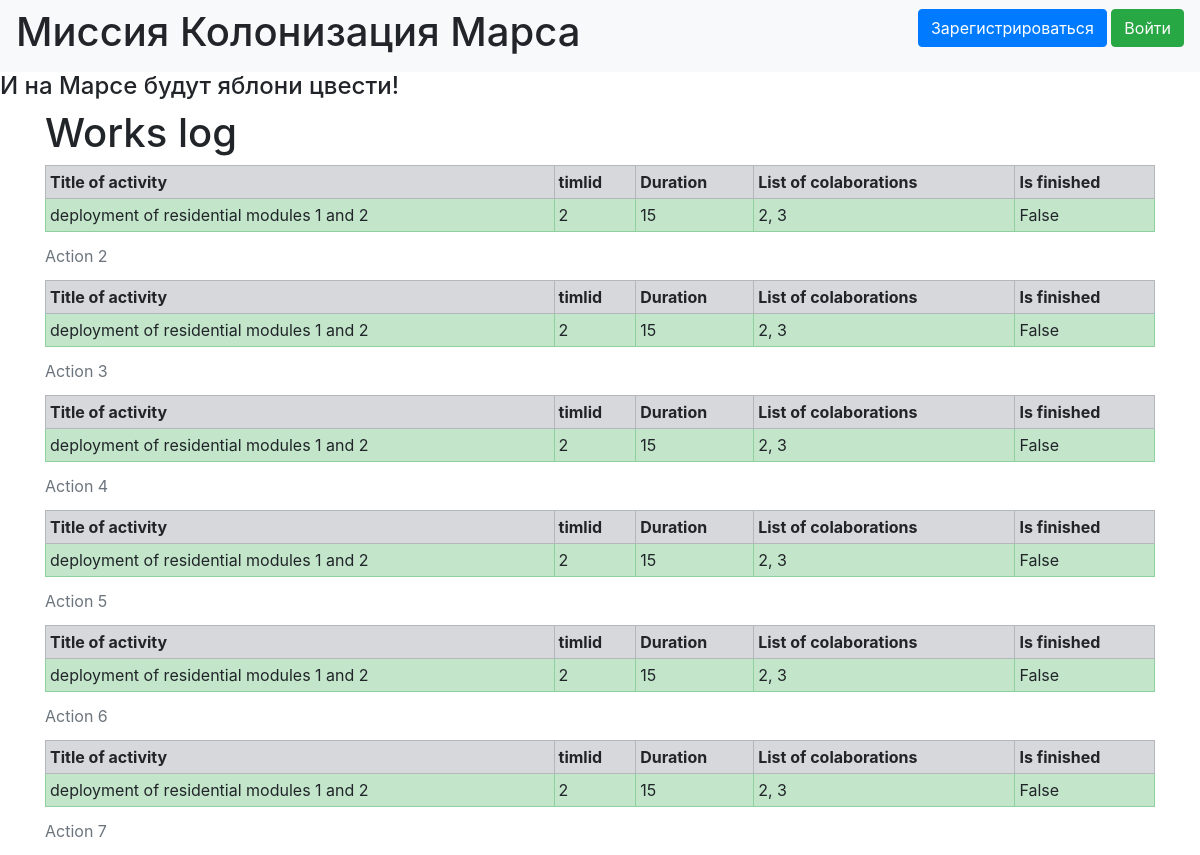
The app's page /index, older data.
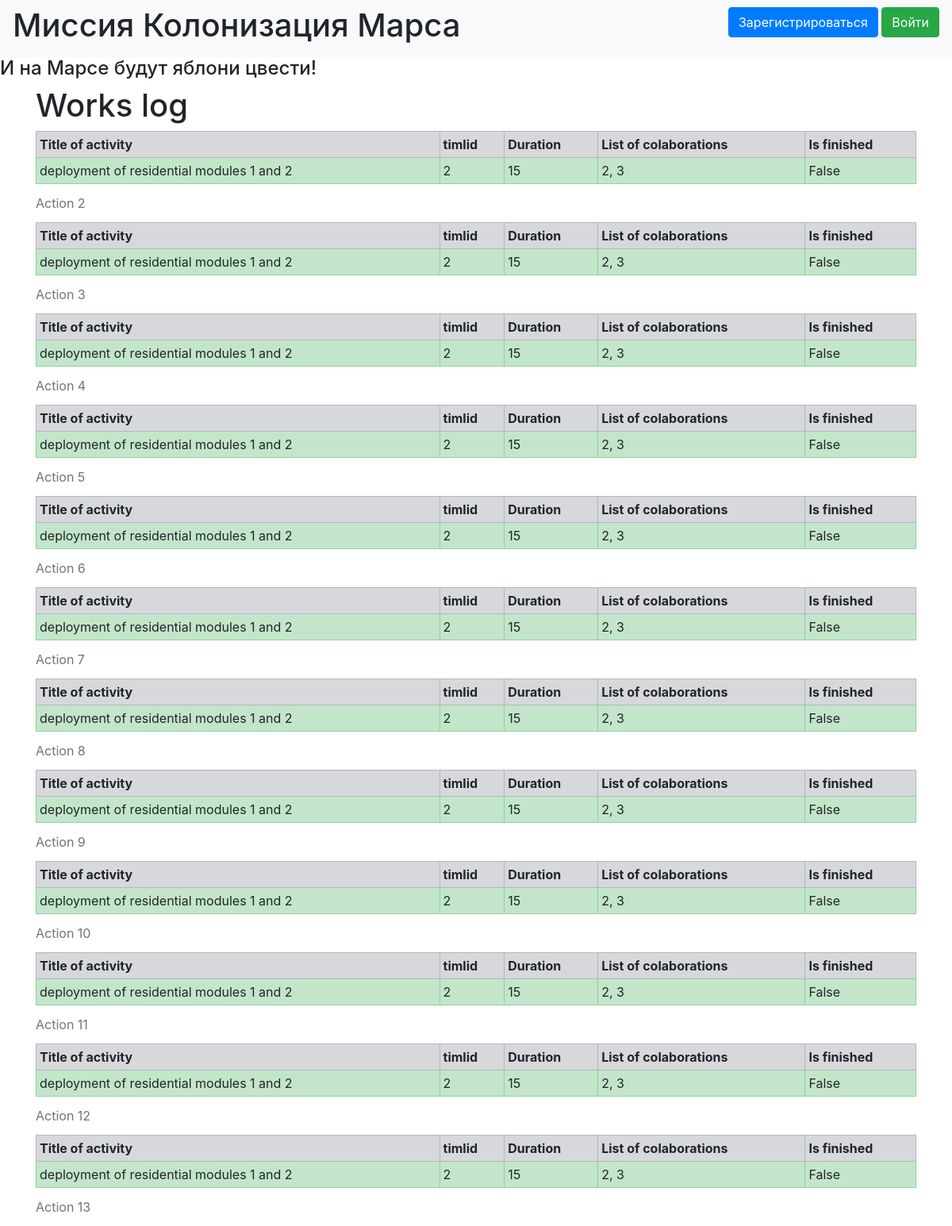
The same page, newer data.
### data/jobs.py (models this page shows)
class Jobs(SqlAlchemyBase, SerializerMixin):
    __tablename__ = 'jobs'
    id = sqlalchemy.Column(sqlalchemy.Integer,
                           primary_key=True, autoincrement=True)
    team_leader = sqlalchemy.Column(sqlalchemy.Integer,
                                    sqlalchemy.ForeignKey("users.id"))
    user = orm.relation('User')
    job = sqlalchemy.Column(sqlalchemy.String, nullable=True)
    work_size = sqlalchemy.Column(sqlalchemy.Integer)
    collaborators = sqlalchemy.Column(sqlalchemy.String)
    start_date = sqlalchemy.Column(sqlalchemy.DateTime,
                                   default=datetime.datetime.now)
    end_date = sqlalchemy.Column(sqlalchemy.DateTime)
    is_finished = sqlalchemy.Column(sqlalchemy.Boolean, default=False)

### main.py (the view)
@app.route('/')
@app.route('/index')
def index():
    session = db_session.create_session()
    jobs = []
    for user in session.query(Jobs).all():
        jobs.append(user)
        print(jobs)
    session.commit()
    return render_template('index.html', jobs=jobs)

### data/db_session.py (called while the page is built)
def create_session() -> Session:
    global __factory
    return __factory()

### templates/index.html
{% extends "base.html" %}
{% block content %}
<h1>Works log</h1>
{% for item in jobs%}
    <table width="100%" border="1" cellspacing="0" cellpadding="4">
        <caption> Action {{item.id}}</caption>
  <tr class="table-secondary">
    <th>Title of activity</th>
      <th>timlid</th>
      <th>Duration</th>
      <th>List of colaborations</th>
      <th>Is finished</th>
  </tr>
        <tr class="table-success">
    <td>{{item.job}}</td>
      <td>{{item.team_leader}}</td>
      <td>{{item.work_size}}</td>
      <td>{{item.collaborators}}</td>
      <td>{{item.is_finished}}</td>
  </tr>
</table>
{% endfor %}
{% endblock %}

### templates/base.html (shortened to what this page needs)
<!DOCTYPE html>
<html lang="en">
<head>
    <link rel="stylesheet"
                    href="https://stackpath.bootstrapcdn.com/bootstrap/4.4.1/css/bootstrap.min.css"
>
</head>
<body>
<nav class="navbar navbar-light bg-light">
    <h1>Миссия Колонизация Марса</h1>
    {% if current_user.is_authenticated %}
    <a class="navbar-brand" href="/logout">{{ current_user.name }}</a>
{% else %}
    <p>
        <a class="btn btn-primary " href="/register">Зарегистрироваться</a>
        <a class="btn btn-success" href="/login">Войти</a>
    </p>
{% endif %}
</nav>
<h4>И на Марсе будут яблони цвести!</h4>
<main role="main" class="container">
    {% block content %}{% endblock %}
</main>
</body>
</html>

Row changes from the older to the newer data that the page shows:
added Jobs: id "8", job "deployment of residential modules 1 and 2", team_leader "2", work_size "15", collaborators "2, 3", is_finished "False"
added Jobs: id "9", job "deployment of residential modules 1 and 2", team_leader "2", work_size "15", collaborators "2, 3", is_finished "False"
added Jobs: id "10", job "deployment of residential modules 1 and 2", team_leader "2", work_size "15", collaborators "2, 3", is_finished "False"
added Jobs: id "11", job "deployment of residential modules 1 and 2", team_leader "2", work_size "15", collaborators "2, 3", is_finished "False"
added Jobs: id "12", job "deployment of residential modules 1 and 2", team_leader "2", work_size "15", collaborators "2, 3", is_finished "False"
added Jobs: id "13", job "deployment of residential modules 1 and 2", team_leader "2", work_size "15", collaborators "2, 3", is_finished "False"
